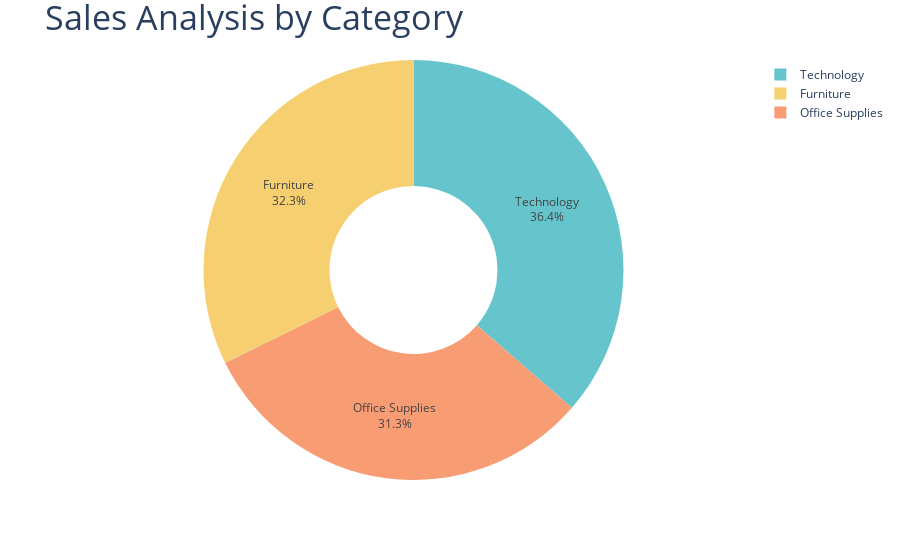

Notebook code cell kept with this figure:
### Code cell
fig = px.pie(
sales_by_category,    
values='Sales',
names='Category',
hole=0.4,
color_discrete_sequence=px.colors.qualitative.Pastel
)

fig.update_traces(textposition='inside',textinfo='percent + label')
fig.update_layout(title_text = 'Sales Analysis by Category',title_font=dict(size=34))
fig.show()

### Figure 1 — Plotly figure (JSON) as saved in the notebook; plotly's stock layout.template omitted (floating-point values rounded to 4 significant figures)
{"data": [{"domain": {"x": [0, 1], "y": [0, 1]}, "hole": 0.4, "hovertemplate": "Category=%{label}<br>Sales=%{value}<extra></extra>", "labels": ["Furniture", "Office Supplies", "Technology"], "legendgroup": "", "name": "", "showlegend": true, "textinfo": "percent+label", "textposition": "inside", "type": "pie", "values": [742000.0, 719000.0, 836200.0]}], "layout": {"legend": {"tracegroupgap": 0}, "margin": {"t": 60}, "piecolorway": ["rgb(102, 197, 204)", "rgb(246, 207, 113)", "rgb(248, 156, 116)", "rgb(220, 176, 242)", "rgb(135, 197, 95)", "rgb(158, 185, 243)", "rgb(254, 136, 177)", "rgb(201, 219, 116)", "rgb(139, 224, 164)", "rgb(180, 151, 231)", "rgb(179, 179, 179)"], "title": {"font": {"size": 34}, "text": "Sales Analysis by Category"}}}
